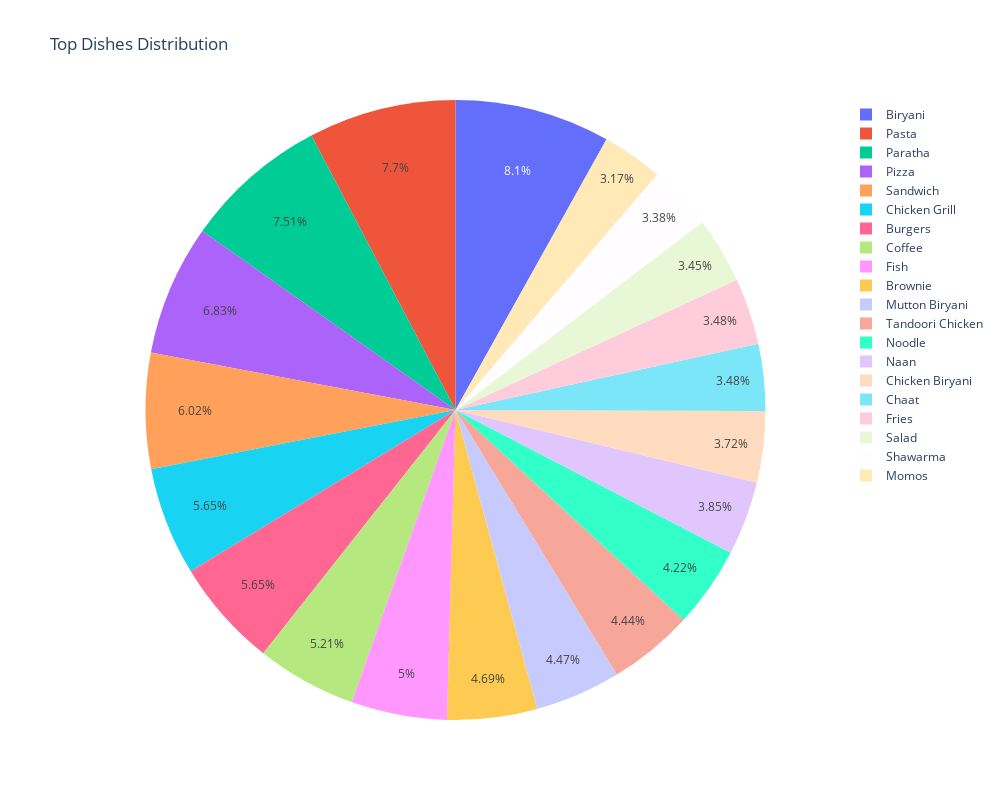

Here is the notebook cell this chart was saved with:
### Markdown cell above
### Top Dishes

### Code cell
top_dishes_dict, top_dishes_df = count_data("Top Dishes", zomato_data)
labels = top_dishes_df['index'][0:20]  # Cuisine names
sizes = top_dishes_df['Count'][0:20]    # Count of each cuisine

fig = px.pie(names=labels, values=sizes, title='Top Dishes Distribution')
fig.update_layout(width=1000, height=800)

# Show the chart
fig.show()

### Figure 1 — Plotly figure (JSON) as saved in the notebook; plotly's stock layout.template omitted (floating-point values rounded to 4 significant figures)
{"data": [{"domain": {"x": [0, 1], "y": [0, 1]}, "hovertemplate": "label=%{label}<br>value=%{value}<extra></extra>", "labels": ["Biryani", "Pasta", "Paratha", "Pizza", "Sandwich", "Chicken Grill", "Burgers", "Coffee", "Fish", "Brownie", "Mutton Biryani", "Tandoori Chicken", "Noodle", "Naan", "Chicken Biryani", "Chaat", "Fries", "Salad", "Shawarma", "Momos"], "legendgroup": "", "name": "", "showlegend": true, "type": "pie", "values": [261, 248, 242, 220, 194, 182, 182, 168, 161, 151, 144, 143, 136, 124, 120, 112, 112, 111, 109, 102]}], "layout": {"height": 800, "legend": {"tracegroupgap": 0}, "title": {"text": "Top Dishes Distribution"}, "width": 1000}}
